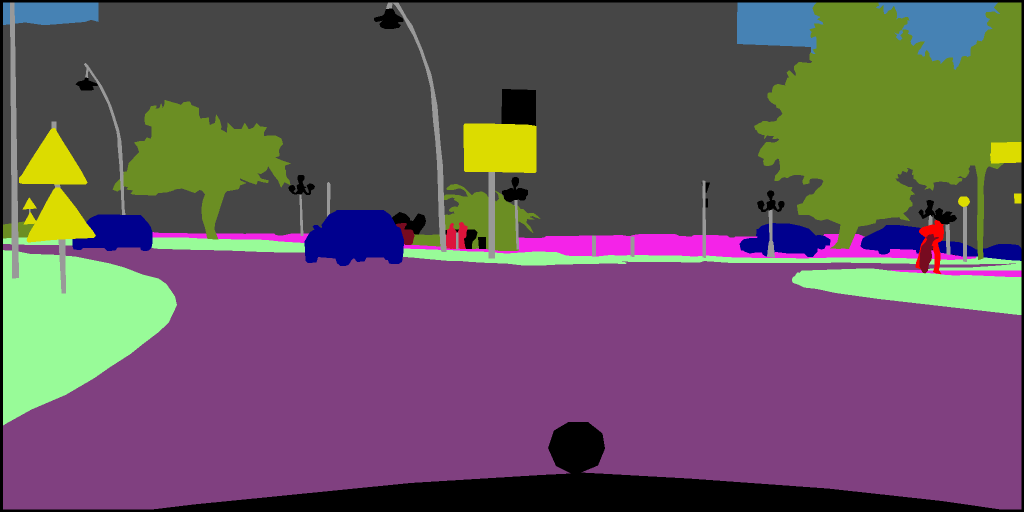
#> input picture datasets/gta/trainB_seg/aachen_000000_000019.png, 2048 x 1024 px (shown at 1/2 size); its folder holds only this picture in this run
$ python segment_class.py   (older library calls are emulated)
#> lines starting #> are read from the running program, lines starting #| are printed output that depends on the picture
from collections import defaultdict
import os
import sys
from glob import glob
from scipy.misc import imread, imsave, toimage
import numpy as np
from multiprocessing import Pool as ProcessPool
num_seg_masks = 8
# vehicles: 1
# pedestrians: 2
# cyclist: 3
# roads: 4
# buildings: 5
# sky: 6
# tree: 7
# others: 0


# https://bitbucket.org/visinf/projects-2016-playing-for-data/src/6afee1a5923f452e741c9256f5fb78f2b3882ee2/label/initLabels.m?at=master&fileviewer=file-view-default
"""
('0,0,0', 'unlabeled')
('0,0,0', 'ego vehicle')
('0,0,0', 'rectification border')
('0,0,0', 'out of roi')
('20,20,20', 'static')
('111,74,0', 'dynamic')
('81,0,81', 'ground')
('128,64,128', 'road')
('244,35,232', 'sidewalk')
('250,170,160', 'parking')
('230,150,140', 'rail track')
('70,70,70', 'building')
('102,102,156', 'wall')
('190,153,153', 'fence')
('180,165,180', 'guard rail')
('150,100,100', 'bridge')
('150,120,90', 'tunnel')
('153,153,153', 'pole')
('153,153,153', 'polegroup')
('250,170,30', 'traffic light')
('220,220,0', 'traffic sign')
('107,142,35', 'vegetation')
('152,251,152', 'terrain')
('70,130,180', 'sky')
('220,20,60', 'person')
('255,0,0', 'rider')
('0,0,142', 'car')
('0,0,70', 'truck')
('0,60,100', 'bus')
('0,0,90', 'caravan')
('0,0,110', 'trailer')
('0,80,100', 'train')
('0,0,230', 'motorcycle')
('119,11,32', 'bicycle')
('0,0,142', 'license plate')
"""
# https://github.molgen.mpg.de/mohomran/cityscapes/blob/master/scripts/helpers/labels.py
def cityscape():
  rgb_to_maskidx = defaultdict(int)
  maps = [((128,64,128),4), ((244,35,232),4), ((250,170,160),4), ((230,150,140),4), ((70,70,70),5)
         , ((102,102,156),5), ((190,153,153),5), ((180,165,180),5), ((150,100,100),5), ((150,120,90),5)
         , ((107,142,35),7), ((70,130,180),6), ((220,20,60),2), ((255,0,0),2), ((0,0,142),1), ((0,0,70),1)
         , ((0,60,100),1), ((0,0,90),1), ((0,0,110),1), ((0,0,230),3), ((119,11,32),3)]
  for k,v in maps:
    rgb_to_maskidx[k] = v
  return rgb_to_maskidx

def A_maskmap():
  return cityscape()

def B_maskmap():
  return cityscape()

def preprocess_master(src):
  dst = src.replace("_seg", "_seg_class")
  if not os.path.exists(dst):
    os.makedirs(dst)
  segs = set(glob(src+"/*.png"))
  pool = ProcessPool(8)
  pool.map(preprocess, segs)

def preprocess(image_seg):
  base_name = os.path.basename(image_seg)
  print("processing", base_name)
  img = imread(image_seg)
#> img is the input picture: shape (1024, 2048, 4); mean R, G, B, A 102.5, 84.6, 95.5, 255
  M, N = img.shape[:2]
#> M = 1024; N = 2048
  seg_class = np.zeros((M, N)).astype(np.int)
  for x in range(M):
    for y in range(N):
      seg_class[x,y] = maskmap[tuple(img[x,y,:3])]
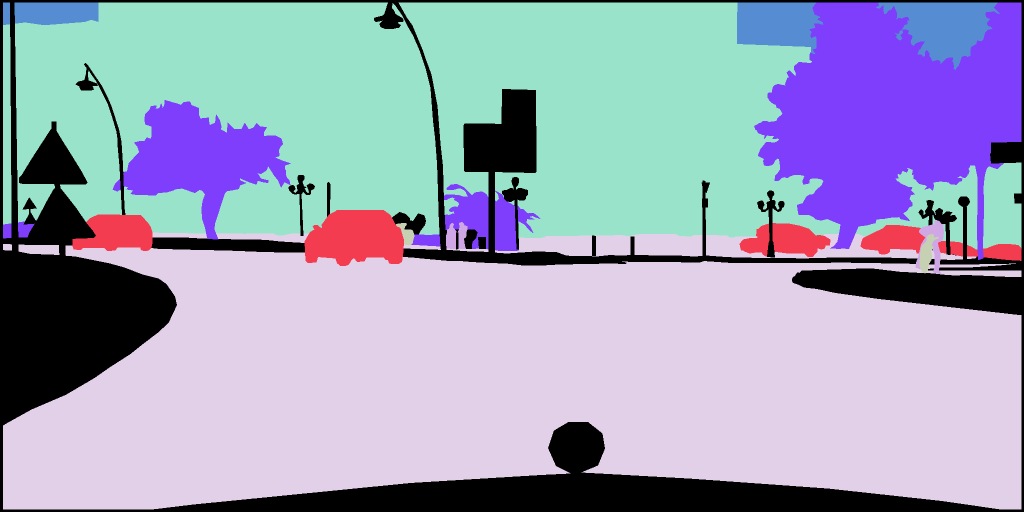
#> seg_class: shape (1024, 2048) int64 (shown at 1/2 size); 8 distinct labels, from 0 to 7; one colour per label, 0 black
  toimage(seg_class, cmin=0, cmax=255).save(image_seg.replace("_seg", "_seg_class"))
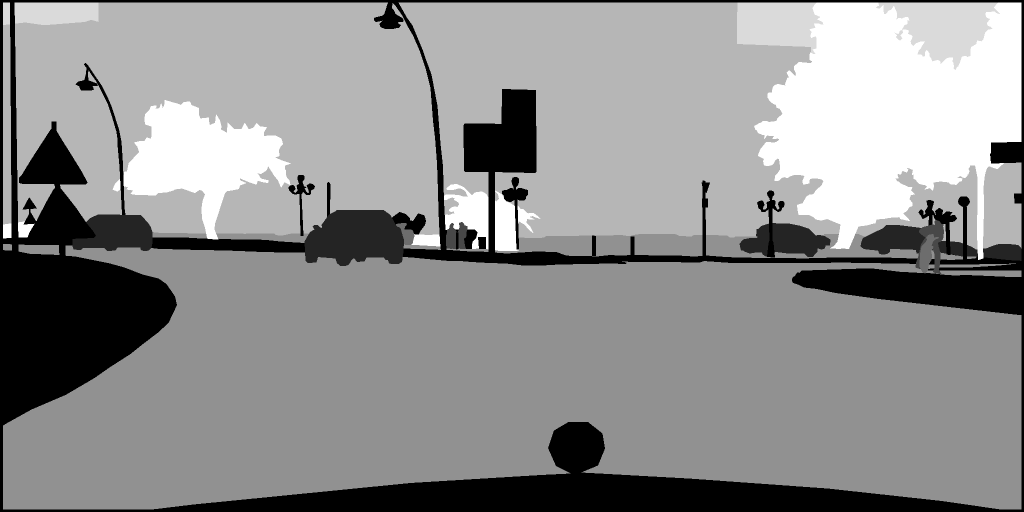
#> saved as aachen_000000_000019.png: PIL image 2048x1024 L (shown at 1/2 size); min 0, max 7, mean 3.98; drawn with min black and max white

if __name__ == "__main__":
  maskmap = A_maskmap()
  preprocess_master("datasets/gta/trainA_seg")
  preprocess_master("datasets/gta/trainB_seg")
